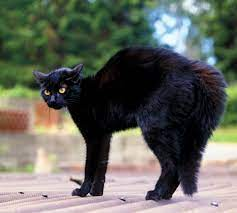
#> input picture images/cat_hard.jpeg, 237 x 213 px
$ python main.py
#> lines starting #> are read from the running program, lines starting #| are printed output that depends on the picture
### utilities.py
'''
Utilities for image segmentation by mean shift.
Written by Jacob Sage Vietorisz
Latest Update: June 8, 2023

These functions are called in the main script of the project, main.py
'''
import numpy as np
from tqdm import tqdm
import matplotlib.pyplot as plt

def prepare_image(image_path, resolution):
    '''
    Imports and prepares an image for processing.

    :params:
    image_path: string. path to the image file
    resolution: tuple. (M, N), the desired dimensions, of the output image (MxN)

    :returns:
    image: MxNx3 np.ndarray. The array representation of an image with values on [0,1) as 32 bit integers
    '''
#> called with image_path = './images/cat_hard.jpeg', resolution = (100, 100)
    from skimage import io, img_as_float32
    from skimage.transform import resize

    # Load image from path
    image = io.imread(image_path)
#> image is the input picture: shape (213, 237, 3); mean R, G, B 101, 103.3, 94.5

    # Check for grayscale
    if len(image.shape) == 2:
        raise ValueError('This implementation does not support grayscale images')

     # Adjust datatype if necessary
    if np.dtype(image[0,0,0])=='float32' or np.dtype(image[0,0,0])=='float64':
        # image = img_as_uint(image)
        pass
    if np.dtype(image[0,0,0])=='uint8' or np.dtype(image[0,0,0])=='uint16':
        image = img_as_float32(image)
    else:
        print(f'WARNING: Unrecognized data type in image. The datatype is {np.dtype(image[0,0,0])}')

    # Resize image to specified resolution
    image = np.floor(255*resize(image, resolution, anti_aliasing=True))
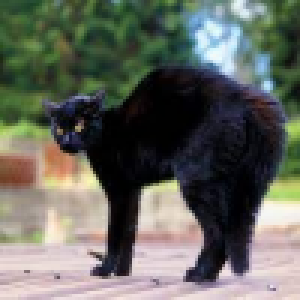
#> image: shape (100, 100, 3) float32 (shown 3 times larger); mean R, G, B 100.5, 102.8, 94
    # rescale values to [0, 255]
    image = np.uint8(image)

    return image


def extract_features(image):
    '''
    Extracts the feature of each pixel in an image.
    The feature space is five dimensional and depends on the i,j indices
    (equivalently x, y coordinates) of the image, as well as its three color channels, R, G, and B.

    :params:
    image: MxNx3 np.ndarray. The image to be segmented.

    :returns:
    features: (M*N)x5 np.ndarray. Matrix of features whose number of principal elements
              is the number of pixels in image.
    '''

    from skimage.filters import sobel

    image_height = image.shape[0]
#> image_height = 100
    image_width = image.shape[1]
#> image_width = 100

    grayscale_image = 0.2125*image[:,:,0] + 0.7154*image[:,:,1] + 0.0721*image[:,:,2]
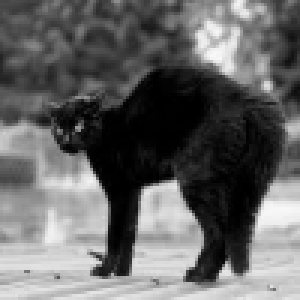
#> grayscale_image: shape (100, 100) float64 (shown 3 times larger); min 0, max 248.5, mean 101.6
    sobel_img = sobel(grayscale_image)
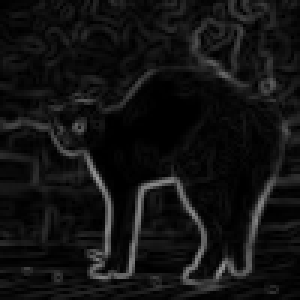
#> sobel_img: shape (100, 100) float64 (shown 3 times larger); min 0, max 155.4, mean 18.4

    # Construct feature vectors for each pixel
    features = np.zeros((image_height*image_width, 5))
    for i in range(image_height):
        for j in range(image_width):
            # the 5 coordinates for each pixel feature vector are the pixel positions and the RGB values
            features[i*image_width + j] = np.array([0.05*i, 0.05*j, *image[i,j,:]], )

    return features


def mean_shift(features, window_size, epsilon, iterations):
    '''
    Performs the mean shift algorithm on each pixel of an image in parallel to find the modes of the data.

    :params:
    features: (M*N)x5 np.ndarray. Matrix of features whose number of principal elements
              is the number of pixels in image.
    window_size: float. The distance in feature space within which to sample features
                to calculate new mean.
    epsilon: float. The threshold below which a mean shift is neglected and a mode is assigned

    :returns:
    updated_means: (M*N)x5 np.ndarray. Matrix of mode features. Each element is the vector in feature space
                   to which each pixel converges during mean shift.
    '''
#> called with features = array of shape (10000, 5), window_size = 40, epsilon = 0.2, iterations = 100
    # Initialize the means to the features for each pixel
    updated_means = features

    # Initialize counter
    for i in tqdm(range(iterations), desc='Performing mean shift...'): # Use progress bar to display worst-case progress
        # Save the means for comparison after update
        previous_means = updated_means

        # Parallelize distance computation
        B = 2*np.matmul(updated_means, np.transpose(features))

        magF1_sq = np.sum(np.power(updated_means, 2), axis=1, keepdims=True)
        magF2_sq = np.sum(np.power(features, 2), axis=1, keepdims=True)
        A = magF1_sq + np.transpose(magF2_sq)

        D = np.sqrt(A - B) # D is the vector of distances between the mean vector and all of the features
        # Convert D to binary matrix
        D[D>window_size]=0 # kill distances outside of neighborhood defined by window size
        D[D>0]=1 # Set nonzero distances to 1 to evenly weight included features

        # Calculate new means
        mags_of_D_rows = np.sum(D, axis=1, keepdims=True)
        mags_of_D_rows[mags_of_D_rows==0]=1
        sum_of_features_in_neighborhood = np.linalg.multi_dot([D,features])
        new_means = np.divide(sum_of_features_in_neighborhood, mags_of_D_rows)

        # Calculate distances from previous means to new means
        distance_to_new_means = np.linalg.norm((updated_means - new_means), axis=1)
        distance_to_new_means[:, np.newaxis] # Add axis and reshape so distance_to_new_means.shape[0] == means.shape[0]

        # Update each mean if the distance to new mean is greater than threshold
        cond1 = np.expand_dims(distance_to_new_means > epsilon, axis=1)
        cond2 = np.expand_dims(distance_to_new_means <= epsilon, axis=1)

        updated_means =  np.select(condlist = [cond1, cond2], choicelist = [new_means, updated_means])

        # Compare with previous means
        if np.array_equal(updated_means, previous_means):
            break; # If no change this iteration, break loop

        if i==iterations-1:
            print('Maximum mean shift iterations performed.')

    return updated_means


# [78 lines left out: functions segment_image, visualize_results, visualize_difference, not called in this run]


### main.py
'''
Mean Shift Segmentation Implementation
By Jacob Sage Vietorisz
Latest update: June 8, 2023

Written for rStream Recycling as a Machine Learning Researcher Summer 2023.
This implementation takes in an RGB image and performs mean shift segmentation.
'''
# Import necessary libraries
from utilities import prepare_image, extract_features, mean_shift, segment_image, visualize_results, visualize_difference

def main():
    # Define image path and resolution
    image_path = './images/cat_hard.jpeg'
    resolution = (100, 100)

    # Create image instance
    image = prepare_image(image_path, resolution)

    # Extract the features of each pixel
    features = extract_features(image)

    # Define mean shift parameters and perform mean shift to find modes of the data
    window_size = 40
    epsilon =  0.2
    iterations = 100
    updated_means = mean_shift(features, window_size, epsilon, iterations)

    # Assign each pixel in the original image to the RGB values of their mean vector mappings
    segmented_image = segment_image(image, updated_means)

    # Visualize the results
    visualize_results(image, segmented_image)
    return

if __name__ == '__main__':
#> (the run stopped early here; a loop or call above may not have finished)
